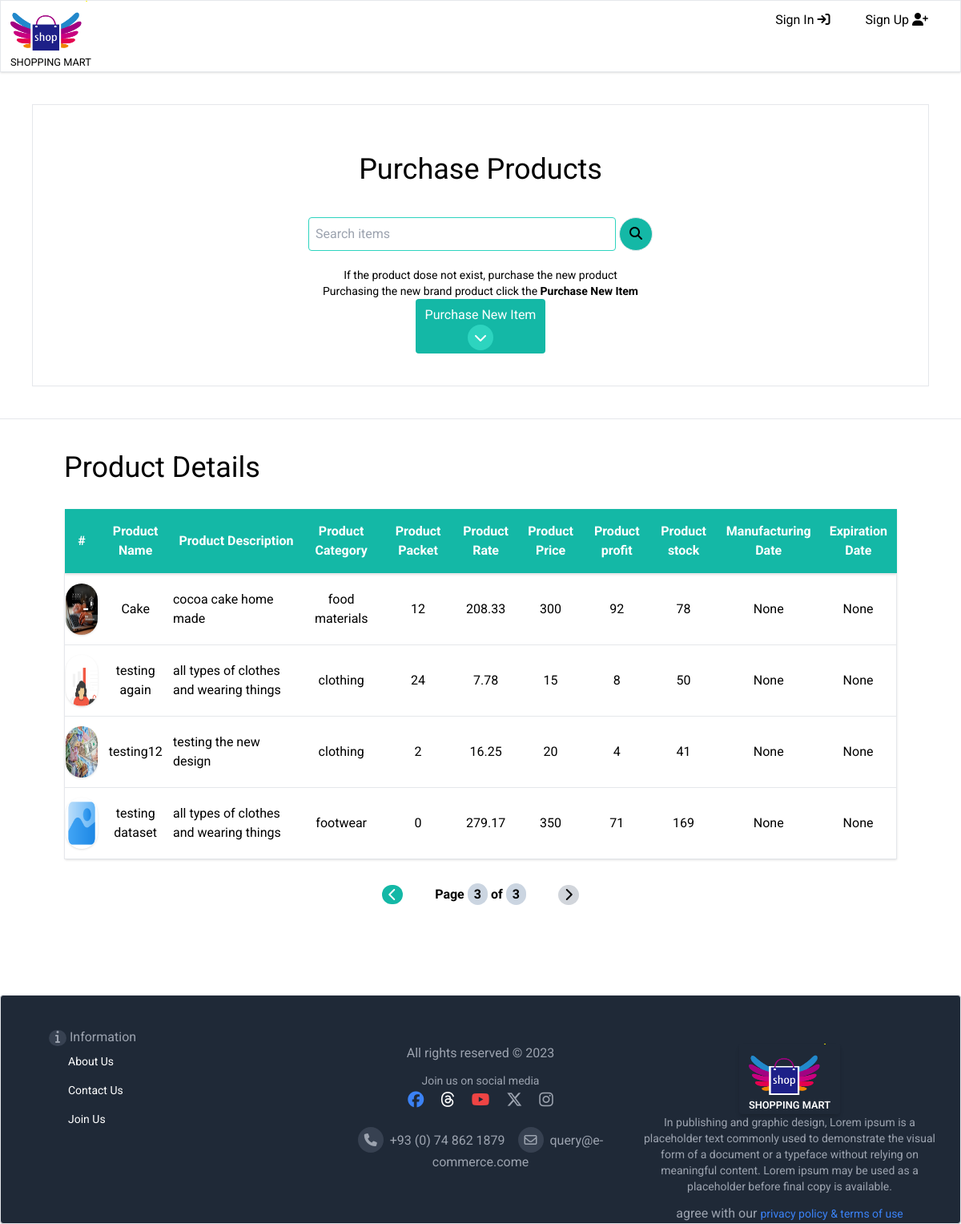
The app's page /store/purchase/?page=3, older data.
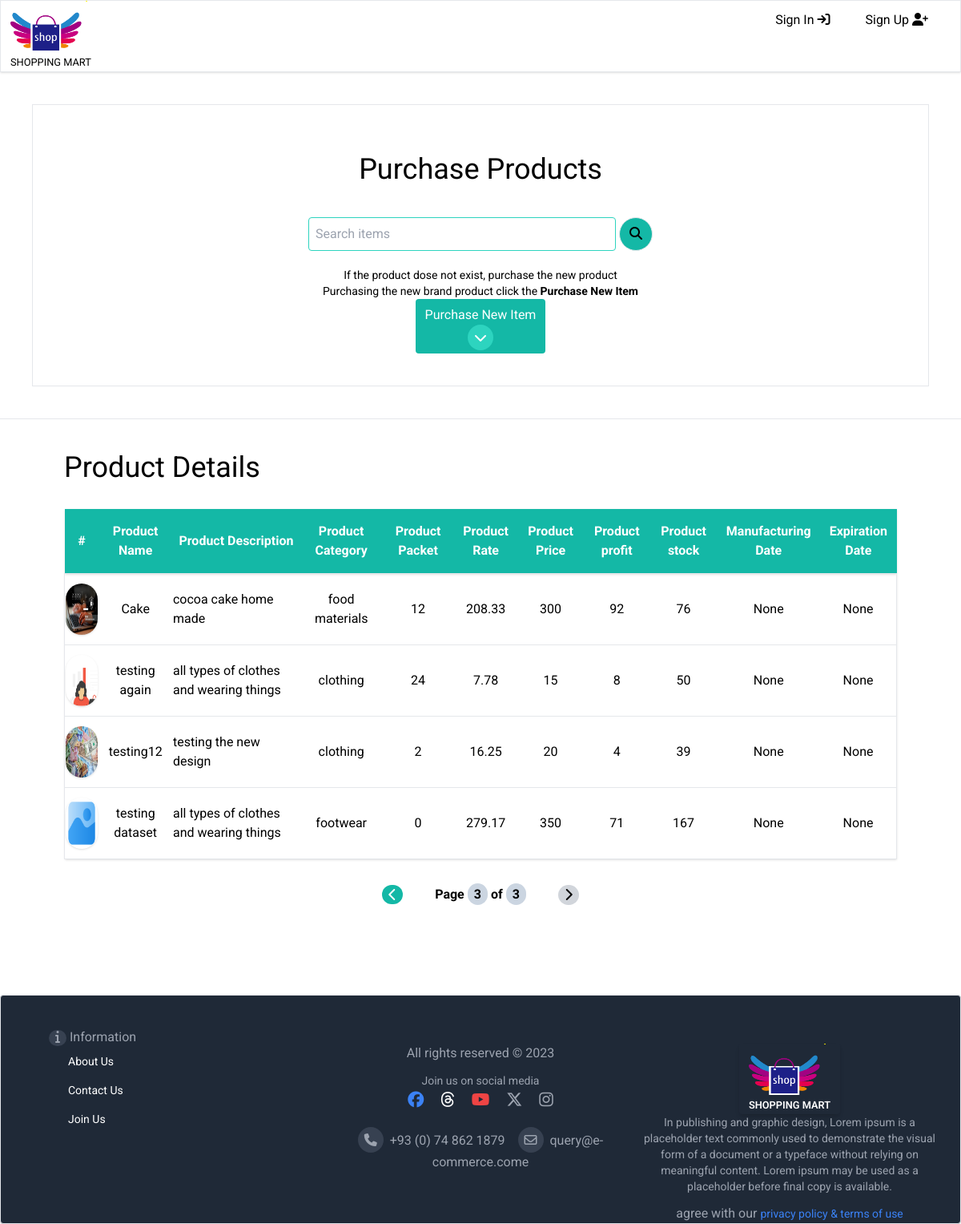
The same page, newer data.
### store/models.py (models this page shows, shortened)
class Product(models.Model):
    category = models.ForeignKey(Category, on_delete=models.CASCADE)
    name = models.CharField(max_length=100)
    description = models.CharField(max_length=200)
    price = models.IntegerField(default=0)
    bulk_price = models.IntegerField(default=0)
    quantity = models.IntegerField(default=0)
    rate = models.FloatField(default=0)
    mfd = models.DateField(null=True, blank=True)
    expd = models.DateField(null=True, blank=True)
    profit = models.IntegerField(default=0)
    stock = models.IntegerField(default=0)
    packet = models.IntegerField(default=0)
    image = models.ImageField(default='default.jpg', upload_to='item_images')

class Category(models.Model):
    name = models.CharField(max_length=50)
    description = models.CharField(max_length=200)
    def __str__(self):
        return self.name

### store/views.py (the view, shortened to what this page needs)
# urls.py: path('purchase/', views.purchase, name='purchase'),
def purchase(request):
    color = ''
    product = Product.objects.all().order_by('-id')
    p = Paginator(product, 5 )
    page_number = request.GET.get('page')
    try:
        page_obj = p.get_page(page_number)
    except PageNotAnInteger:
        page_obj = p.page(1)
    except EmptyPage:
        page_obj = p.page(p.num_pages)
    number = []
    for x in range(1, 100,1):
        number.append(x)
    cat = Category.objects.all()
    context = {'category':cat,'page_obj':page_obj,'num':number, 'color':color}
    return render(request, 'purchase.html', context)

### store/templates/purchase.html (shortened to what the changed rows need)
{% extends 'main/base.html' %}
{% load static %}
{% block content %}
<div class="mx-10 mb-10 p-10">
<div class="heading">
    <h1 class="text-4xl text-center inline-block" id="border-design">Product Details</h1>
</div>
<table class="table-auto w-full">
    <thead class="w-full py-4 text-center bg-teal-500 shadow text-white ">
        <th class="py-4 " id="border-design">#</th>
        <th class="py-4 " id="border-design">Product Name</th>
        <th class="py-4 " id="border-design">Product Description</th>
        <th class="py-4 " id="border-design">Product Category</th>
        <th class="py-4 " id="border-design">Product Packet</th>
        <th class="py-4 " id="border-design">Product Rate</th>
        <th class="py-4 " id="border-design">Product Price</th>
        <th class="py-4" id="border-design">Product profit</th>
        <th class="py-4 " id="border-design">Product stock</th>
        <th class="py-4" id="border-design">Manufacturing Date</th>
        <th class="py-4" id="border-design">Expiration Date</th>
    </thead>
    <tbody class="text-center shadow border">
        {% for item in page_obj.object_list %}
        <tr class="border">
            {% if item.image %}
                <td class="py-3"><img src="{{item.image.url}}" alt="image" class="w-16 h-16 rounded-full shadow"></td>
            {% elif not item.image %}
                <td class="py-3"><img src="media/item_images/default.png" class="w-16 h-16 rounded-full shadow"></td>
            {% endif %}
            <td class="py-3">{{item.name}}</td>
            <td class="py-3 text-start w-40">{{item.description}}</td>
            <td class="py-3">{{item.category}}</td>
            <td class="py-3">{{item.packet}}</td>
            <td class="py-3">{{item.rate}}</td>
            <td class="py-3">{{item.price}}</td>
            <td class="py-3">{{item.profit}}</td>
            <td class="py-3">{{item.stock}}</td>
            <td class="py-3">{{item.mfd}}</td>
            <td class="py-3">{{item.expd}}</td>
        </tr>
        {% endfor %}
    </tbody>
</table>
</div>
{% endblock content %}

Row changes from the older to the newer data that the page shows:
changed Product "Cake": stock "78" → "76"
changed Product "testing12": stock "41" → "39"
changed Product "testing dataset": stock "169" → "167"
